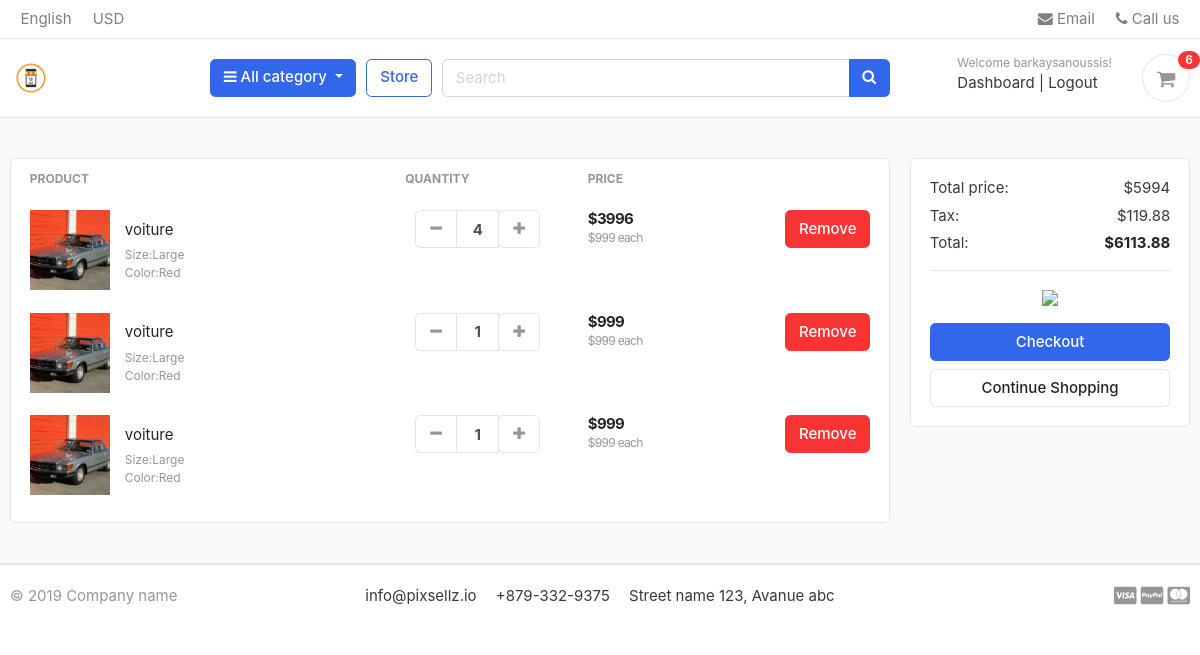
Screenshot of /cart/ (signed in) with the database file from the repository.
### accounts/models.py (models this page shows, shortened)
class Account(AbstractBaseUser):
    first_name = models.CharField(max_length=50)
    last_name = models.CharField(max_length=50)
    username = models.CharField(max_length=50, unique=True)
    email = models.CharField(max_length=100, unique=True)
    phone_number = models.CharField(max_length=50)
    date_joined = models.DateTimeField(auto_now_add=True)
    last_login = models.DateTimeField(auto_now_add=True)
    is_admin = models.BooleanField(default=False)
    is_staff = models.BooleanField(default=False)
    is_active = models.BooleanField(default=False)
    is_superadmin = models.BooleanField(default=False)
    USERNAME_FIELD = 'email'
    REQUIRED_FIELDS = ['username', 'first_name', 'last_name']
    objects = MyAccountManager()

### carts/models.py (models this page shows, shortened)
class CartItem(models.Model):
    user = models.ForeignKey(Account, on_delete=models.CASCADE, null=True)
    variations = models.ManyToManyField(Variation, blank=True)
    product = models.ForeignKey(Product, on_delete=models.CASCADE)
    cart =models.ForeignKey(Cart, on_delete=models.CASCADE, null=True)
    quantity = models.IntegerField()
    is_active=models.BooleanField(default=True)
    def sub_total(self):
        return self.product.price*self.quantity

### store/models.py (models this page shows, shortened)
class Product(models.Model):
    product_name = models.CharField(max_length=200, unique=True)
    slug = models.SlugField(max_length=200, unique=True)
    description = models.TextField(max_length=500, blank=True)
    price = models.IntegerField()
    images = models.ImageField(upload_to='photos/products',)
    stock = models.IntegerField()
    is_available = models.BooleanField(default=True)
    category = models.ForeignKey(category, on_delete=models.CASCADE)
    created_date = models.DateTimeField(auto_now_add=True)
    modified_date = models.DateTimeField(auto_now=True)
    def get_url(self):
        return reverse('product_detail',args=[self.category.slug, self.slug])

class Variation(models.Model):
    product = models.ForeignKey(Product, on_delete=models.CASCADE)
    variation_category = models.CharField(max_length=100, choices=variation_category_choice)
    variation_value = models.CharField(max_length=100)
    is_active = models.BooleanField(default=True)
    created_date = models.DateTimeField(auto_now=True)
    objects = VariationManager()

### carts/views.py (the view)
# urls.py: path('cart/', include('carts.urls')),
def cart(request):
    total = 0
    quantity = 0
    cart_items = []
    try:
        tax = 0
        grand_total = 0
        if request.user.is_authenticated:
            cart_items = CartItem.objects.filter(user=request.user, is_active=True)
        else:
            cart = Cart.objects.get(cart_id=_cart_id(request))
            cart_items = CartItem.objects.filter(cart=cart, is_active=True)
        for cart_item in cart_items:
            total += (cart_item.product.price * cart_item.quantity)
            quantity += cart_item.quantity
        tax = (2*total)/100
        grand_total = total + tax
    except Cart.DoesNotExist:
        pass
    context = {
        'total': total,
        'quantity': quantity,
        'cart_items': cart_items,
        'tax':tax,
        'grand_total':grand_total,
    }
    return render(request, 'store/cart.html', context)

### carts/context_processors.py (called while the page is built)
def counter(request):
    cart_count = 0
    if 'admin' in request.path:
        return {}
    else:
        try:
            cart = Cart.objects.filter(cart_id=_cart_id(request))
            if request.user.is_authenticated:
                cart_items = CartItem.objects.all().filter(user=request.user)
            else:
                cart_items = CartItem.objects.all().filter(cart=cart[:1])
            for cart_item in cart_items:
                cart_count += cart_item.quantity
        except Cart.DoesNotExist:
            cart_count = 0
    return dict(cart_count=cart_count)

### carts/views.py (called while the page is built)
def _cart_id(request):
    session_key = request.session.session_key
    if not session_key:
        session_key = request.session.create()
    return session_key

### category/context_processors.py (called while the page is built)
def menu_links(request):
    links= category.objects.all()
    return dict(links=links)

### category/models.py (called while the page is built)
    def get_url(self):
        return reverse('products_by_category', args=[self.slug])

### templates/store/cart.html (shortened to what this page needs)
{% extends 'base.html' %}
{%load static%}
{% block content %}
<section class="section-content padding-y bg">
<div class="container">
{% if not cart_items %}
	<h2>Your Shopping Cart is Empty</h2>
	<br>
	<div class="text-center">
		<a href="{% url 'store' %}" class="btn btn-primary">Continue Shopping</a>
	</div>
	{%else%}
<div class="row">
	<aside class="col-lg-9">
<div class="card">
<table class="table table-borderless table-shopping-cart">
<thead class="text-muted">
<tr class="small text-uppercase">
  <th scope="col">Product</th>
  <th scope="col" width="120">Quantity</th>
  <th scope="col" width="120">Price</th>
  <th scope="col" class="text-right" width="200"> </th>
</tr>
</thead>
<tbody>
{% for cart_item in cart_items %}
<tr>
	<td>
		<figure class="itemside align-items-center">
			<div class="aside"><img src="{{cart_item.product.images.url}}" class="img-sm"></div>
			<figcaption class="info">
				<a href="{{ cart_item.product.get_url }}" class="title text-dark">{{cart_item.product.product_name}}</a>
				<p class="text-muted small">
					{% if cart_item.variations.all %}
					{% for item in cart_item.variations.all %}
					{{item.variation_category | capfirst }}:{{item.variation_value |capfirst}}<br>
					{% endfor %}
					{% endif %}
				</p>
			</figcaption>
		</figure>
	</td>
	<td>
					<div class="col">
						<div class="input-group input-spinner">
							<div class="input-group-prepend">
							<a href="{% url 'remove_cart' cart_item.product.id cart_item.id %}" class="btn btn-light" type="button" id="button-plus"> <i class="fa fa-minus"></i> </a>
							</div>
							<input type="text" class="form-control"  value="{{cart_item.quantity}}">
							<div class="input-group-append">
								<form action="{% url 'add_cart' cart_item.product.id %}" method="POST">
									<button class="btn btn-light" type="submit" id="button-minus"> <i class="fa fa-plus"></i> </button>
								</form>
							</div>
						</div>
					</div>
	</td>
	<td>
		<div class="price-wrap">
			<var class="price">${{cart_item.sub_total}}</var>
			<small class="text-muted"> ${{cart_item.product.price}} each </small>
		</div>
	</td>
	<td class="text-right">
	<a href="{% url 'remove_cart_item' cart_item.product.id cart_item.id %}" onclick="return confirm('are you sure , you want to delete this item')" class="btn btn-danger"> Remove</a>
	</td>
</tr>
{% endfor %}
</tbody>
</table>
</div>
	</aside>
	<aside class="col-lg-3">
		<div class="card">
		<div class="card-body">
			<dl class="dlist-align">
			  <dt>Total price:</dt>
			  <dd class="text-right">${{total}}</dd>
			</dl>
			<dl class="dlist-align">
			  <dt>Tax:</dt>
			  <dd class="text-right">${{tax}}</dd>
			</dl>
			<dl class="dlist-align">
			  <dt>Total:</dt>
			  <dd class="text-right text-dark b"><strong>${{grand_total}}</strong></dd>
			</dl>
			<hr>
			<p class="text-center mb-3">
				<img src="./images/misc/payments.png" height="26">
			</p>
			<a href="{% url 'checkout' %}" class="btn btn-primary btn-block"> Checkout </a>
			<a href="{% url 'store' %}" class="btn btn-light btn-block">Continue Shopping</a>
		</div>
		</div>
</aside>
</div>
{%endif%}
</div>
</section>
{% endblock content %}

### templates/includes/navbar.html (shortened to what this page needs)
{% load static %}
<header class="section-header">
<nav class="navbar p-md-0 navbar-expand-sm navbar-light border-bottom">
<div class="container">
  <div class="collapse navbar-collapse" id="navbarTop4">
    <ul class="navbar-nav mr-auto">
    	<li class="nav-item dropdown">
		 	<a href="#" class="nav-link">   English </a>
		</li>
		<li class="nav-item dropdown">
			<a href="#" class="nav-link"> USD </a>
		</li>
    </ul>
    <ul class="navbar-nav">
		<li><a href="#" class="nav-link"> <i class="fa fa-envelope"></i> Email </a></li>
		<li><a href="#" class="nav-link"> <i class="fa fa-phone"></i> Call us </a></li>
	</ul>
  </div>
</div>
</nav>
<section class="header-main border-bottom">
	<div class="container">
<div class="row align-items-center">
	<div class="col-lg-2 col-md-3 col-6">
		<a href="{% url 'home' %}" class="brand-wrap">
			<img class="logo" src="{% static 'static/images/logo.png' %}">
		</a>
	</div>
	<div class="col-lg col-sm col-md col-6 flex-grow-0">
		<div class="category-wrap dropdown d-inline-block float-right">
			<button type="button" class="btn btn-primary dropdown-toggle" data-toggle="dropdown">
				<i class="fa fa-bars"></i> All category
			</button>
		</div>
	</div>
	<a href="{% url 'store' %}" class="btn btn-outline-primary">Store</a>
	<div class="col-lg  col-md-6 col-sm-12 col">
		<form action="{% url 'search' %}" class="search" method="GET">
			<div class="input-group w-100">
			    <input name='keyword' type="text" class="form-control" style="width:60%;" placeholder="Search">
			    <div class="input-group-append">
			      <button class="btn btn-primary" type="submit">
			        <i class="fa fa-search"></i>
			      </button>
			    </div>
		    </div>
		</form>
	</div>
	<div class="col-lg-3 col-sm-6 col-8 order-2 order-lg-3">
				<div class="d-flex justify-content-end mb-3 mb-lg-0">
					{% if user.id is None %}
					<div class="widget-header">
						<small class="title text-muted">Welcome guest!</small>
						<div>
							<a href="{% url 'login' %}">Sign in</a> <span class="dark-transp"> | </span>
							<a href="{% url 'register' %}"> Register</a>
						</div>
					</div>
					<a href="{% url 'cart' %}" class="widget-header pl-3 ml-3">
						<div class="icon icon-sm rounded-circle border"><i class="fa fa-shopping-cart"></i></div>
						<span class="badge badge-pill badge-danger notify">{{cart_count}}</span>
					</a>
				  </div>
					{% else %}
					            <div class="widget-header">
									<small class="title text-muted">Welcome {{user.first_name}}!</small>
									<div>
										<a href="{% url 'dashboard' %}">Dashboard</a> <span class="dark-transp"> | </span>
										<a href="{% url 'logout' %}"> Logout</a>
									</div>
								</div>
		             {% endif %}
									<a href="{% url 'cart' %}" class="widget-header pl-3 ml-3">
										<div class="icon icon-sm rounded-circle border"><i class="fa fa-shopping-cart"></i></div>
										<span class="badge badge-pill badge-danger notify">{{cart_count}}</span>
									</a>
	                </div>
			</div>
</div>
	</div>
</section>
</header>

### static/css/ui.css (style rules this page uses)
html { font-family: "Inter", sans-serif; font-size: 15px; }
.price-wrap { letter-spacing: -0.7px; }
.icon-xs, .icon-sm, .icon-md, .icon-lg { display: inline-block; text-align: center; flex-shrink: 0; flex-grow: 0; }
.icon-sm { width: 48px; height: 48px; line-height: 48px !important; font-size: 20px; }
.img-xs, .img-sm, .img-md, .img-lg { -o-object-fit: cover; object-fit: cover; flex-shrink: 0; flex-grow: 0; }
.img-sm { width: 80px; height: 80px; }
.padding-y { padding-top: 40px; padding-bottom: 40px; }
var { font-style: normal; }
figure { margin-bottom: 0; }
.bg { background-color: #f8f9fa; }
.b { font-weight: 600; }
p:last-child { margin-bottom: 0; }
.header-main { position: relative; padding-top: 1rem; padding-bottom: 1rem; }
.brand-wrap .logo, .navbar-brand .logo { margin-right: 7px; max-height: 42px; display: inline-block; }
.widget-header { display: inline-block; vertical-align: middle; position: relative; }
.widget-header a { color: #343a40; }
.widget-header i { color: #969696; }
.widget-header .title { display: block; }
.widget-header .notify { position: absolute; top: -3px; right: -10px; }
.btn-light { background-color: #fff; border-color: #e4e4e4; }
.btn-light i { color: #969696; }
.itemside { position: relative; display: flex; width: 100%; }
.itemside .aside { position: relative; flex-shrink: 0; }
.itemside .info { padding-left: 15px; padding-right: 7px; }
.itemside p { margin-bottom: 0; }
.itemside .title { display: block; margin-bottom: 5px; color: #212529; }
[class*=dlist-] { margin-bottom: 5px; }
[class*=dlist-] dd { margin-bottom: 0; }
.dlist-align { display: flex; }
.dlist-align dt { width: 150px; word-wrap: break-word; font-weight: normal; }
.dlist-align dd { flex-grow: 1; }
.notify { position: absolute; top: -4px; right: -10px; display: inline-block; padding: 0.25em 0.6em; font-size: 12px; line-height: 1; text-align: center; border-radius: 3rem; color: #fff; background-color: #fa3434; }
.price { font-weight: 600; color: #212529; }
.input-spinner { width: 125px; flex-wrap: nowrap; display: inline-flex; vertical-align: middle; }
.input-spinner input.form-control { text-align: center; max-width: 46px; font-weight: bold; flex-basis: 46px; border-color: #e4e4e4; flex-grow: 0; }
.input-spinner .btn { width: 42px; text-align: center; padding-left: 0.5rem; padding-right: 0.5rem; }
.table-shopping-cart.table td, .table-shopping-cart.table th { padding-left: 1.25rem; padding-right: 1.25rem; }
.table-shopping-cart .price-wrap { line-height: 1.2; }
.table-shopping-cart .price { font-weight: bold; margin-right: 5px; display: block; }

### rows the page displays
Account: first_name "barkaysanoussis"
CartItem: product.images (picture), product.product_name "voiture", quantity "4", sub_total "3996", product.price "999"
Variation: variation_category "Size", variation_value "Large"
Variation: variation_category "Color", variation_value "Red"
CartItem: product.images (picture), product.product_name "voiture", quantity "1", sub_total "999", product.price "999"
CartItem: product.images (picture), product.product_name "voiture", quantity "1", sub_total "999", product.price "999"

### other values shown
{{ cart_count }} "6"
{{ total }} "5994"
{{ tax }} "119.88"
{{ grand_total }} "6113.88"
